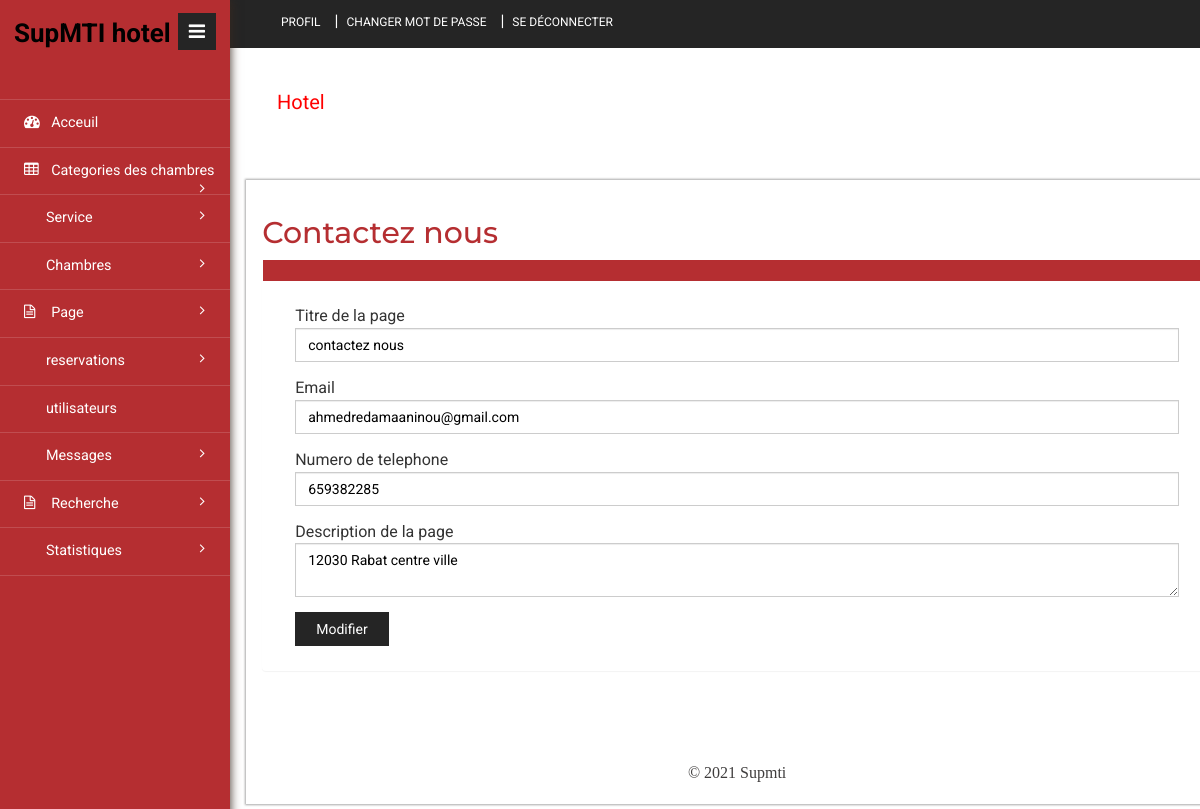
/supmti/admin/contactus.php (signed in), run on the app's committed database.
### tables this page shows
CREATE TABLE `tblpage` (
  `ID` int(10) NOT NULL,
  `PageType` varchar(120) DEFAULT NULL,
  `PageTitle` varchar(200) DEFAULT NULL,
  `PageDescription` mediumtext DEFAULT NULL,
  `Email` varchar(120) DEFAULT NULL,
  `MobileNumber` bigint(10) DEFAULT NULL,
  `UpdationDate` timestamp NULL DEFAULT NULL ON UPDATE current_timestamp()
);

### supmti/admin/contactus.php (the view, shortened to what this page needs)
<?php
include('includes/dbconnection.php');
if (strlen($_SESSION['hbmsaid']==0)) {
  header('location:logout.php');
  } else{
  ?>
<!DOCTYPE HTML>
<html>
<head>
<link href="css/bootstrap.min.css" rel='stylesheet' type='text/css' />
<link href="css/style.css" rel='stylesheet' type='text/css' />
<link href="css/font-awesome.css" rel="stylesheet">
<link rel="stylesheet" href="css/icon-font.min.css" type='text/css' />
</head>
<body>
   <div class="page-container">
	<div class="left-content">
	   <div class="inner-content">
			<?php include_once('includes/header.php');?>
			<div class="content">
<div class="women_main">
	<div class="grids">
					<div class="progressbar-heading grids-heading">
						<h2>Contactez nous</h2>
					</div>
					<div class="panel panel-widget forms-panel">
						<div class="forms">
							<div class="form-grids widget-shadow" data-example-id="basic-forms">
								<div class="form-title">
								</div>
								<div class="form-body">
									<form method="post" enctype="multipart/form-data">
										<?php
$sql="SELECT * from  tblpage where PageType='contactus'";
$query = $dbh -> prepare($sql);
$query->execute();
$results=$query->fetchAll(PDO::FETCH_OBJ);
$cnt=1;
if($query->rowCount() > 0)
{
foreach($results as $row)
{               ?>
										<div class="form-group"> <label for="exampleInputEmail1">Titre de la page</label> <input type="text" name="pagetitle" id="pagetitle" required="true" value="<?php  echo $row->PageTitle;?>" class="form-control"> </div>
										<div class="form-group"> <label for="exampleInputEmail1">Email</label> <input type="text" name="email" id="email" required="true" value="<?php  echo $row->Email;?>" class="form-control"> </div>
										<div class="form-group"> <label for="exampleInputEmail1">Numero de telephone</label> <input type="text" name="mobnum" id="mobnum" required="true" value="<?php  echo $row->MobileNumber;?>" class="form-control"> </div>
                                                    <div class="form-group"> <label for="exampleInputEmail1">Description de la page</label> <textarea type="text" name="pagedes" id="pagedes" required="true"class="form-control"><?php  echo $row->PageDescription;?></textarea> </div>
									<?php $cnt=$cnt+1;}} ?>
									   <button type="submit" class="btn btn-default" name="submit">Modifier</button> </form>
								</div>
							</div>
						</div>
					</div>
				</div>
<?php include_once('includes/footer.php');?>
</div>
</div>
		</div>
</div>
			<?php include_once('includes/sidebar.php');?>
							</div>
</body>
</html><?php }  ?>

### data on the page
tblpage: pagetitle "contactez nous", email "ahmedredamaaninou@gmail.com", mobnum "659382285", pagedes "12030 Rabat centre ville"
